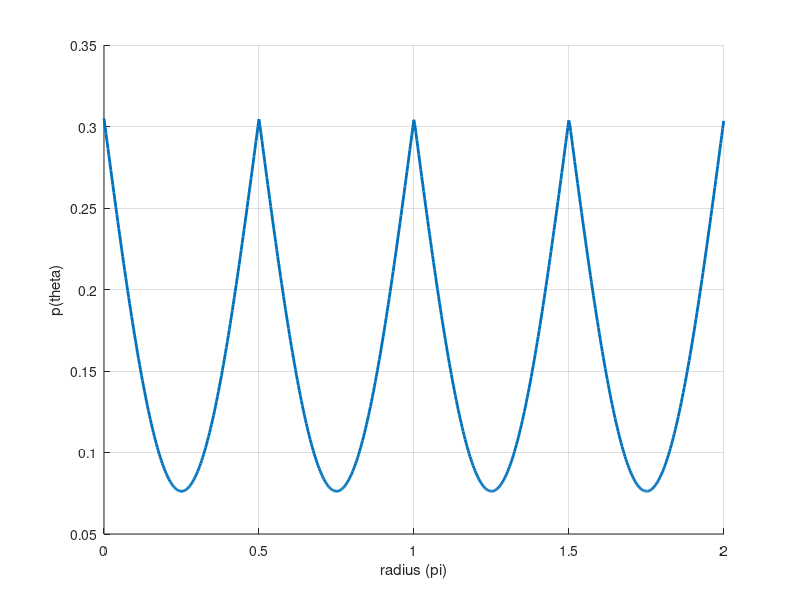

Write the MATLAB code that produced this figure. (Note: this script raises an error after producing the figure.)
%% Define Prior
stepSize = 0.01; stmSpc = 0 : stepSize : 2 * pi;

scaling = 1.5;
prior = 2 - scaling * abs(sin(2 * stmSpc)); 
nrmConst = 1.0 / trapz(stmSpc, prior);
prior = prior * nrmConst;

figure; hold on;
priorDensity = @(support) (2 - scaling * abs(sin(2 * support))) * nrmConst;

plot(stmSpc / pi, priorDensity(stmSpc), 'LineWidth', 2); grid on;
xlabel('radius (pi)'); ylabel('p(theta)'); 

%% Estimator
kappa = 50;
[domain, probDnst] = estimatorCircular(priorDensity, kappa, 0.01, 0.25 * pi);

figure;
plot(domain / pi * 180, probDnst, 'LineWidth', 2); grid on;

%% Calculate Bias
noiseLevels = 50;
thetas = 0.01 : 0.05 : 1.01 * pi;

figure; hold on;
for idx = 1 : length(noiseLevels)
    noiseLevel = noiseLevels(idx);
    estimates = arrayfun(@(theta) averageEstimate(priorDensity, noiseLevel, theta), thetas);
    bias = estimates - thetas;
    
    plot(thetas/pi, bias/pi*180, 'LineWidth', 2);
end
title('Bias, Homogeneous Noise');
xlabel('Orientation (pi)'); ylabel('Bias (deg)'); grid on;

function [meanEst] = averageEstimate(prior, noiseLevel, theta)
[ests, prob] = estimatorCircular(prior, noiseLevel, 0.01, theta);

delta = 0.01;
unDomain = min(ests) : delta : max(ests);
probDnst = interp1(ests, prob, unDomain);

mass = probDnst * delta;

estimateSin = sum(mass .* sin(unDomain));
estimateCos = sum(mass .* cos(unDomain));
meanEst = atan(estimateSin / estimateCos);

if(estimateCos < 0)
    meanEst = meanEst + pi;
elseif(estimateCos > 0 && meanEst < 0)
    meanEst = meanEst + 2 * pi;
end

end